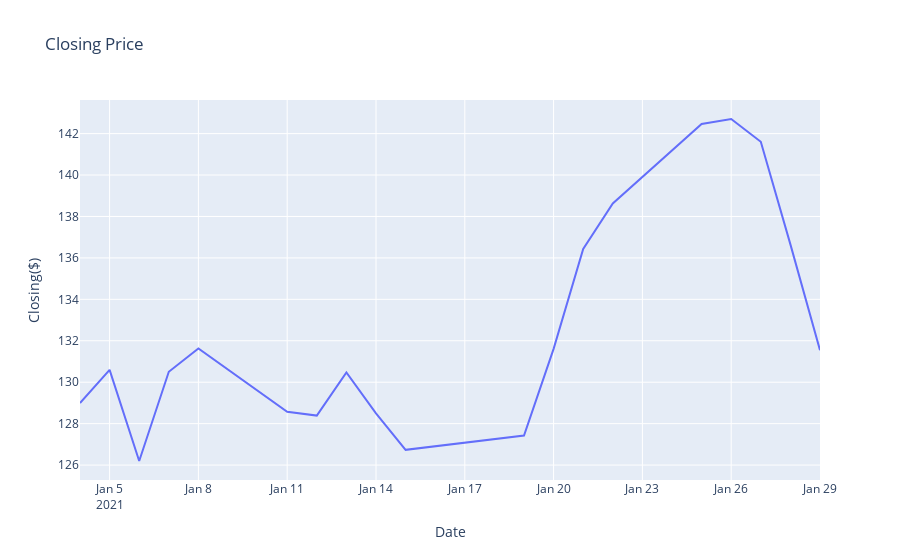

The notebook cell this image was saved under:
### Code cell
fig = px.line(df_filtered, x="date", y="5. adjusted close",
              labels = {"date": "Date",
                        "5. adjusted close": "Adjusted Closing ($)"},
              title='Closing Price')
fig.show()

### Figure 1 — Plotly figure (JSON) as saved in the notebook; plotly's stock layout.template omitted (floating-point values rounded to 4 significant figures)
{"data": [{"hovertemplate": "Date=%{x}<br>Closing($)=%{y}<extra></extra>", "legendgroup": "", "line": {"color": "#636efa", "dash": "solid"}, "mode": "lines", "name": "", "orientation": "v", "showlegend": false, "type": "scatter", "x": ["2021-01-29T00:00:00", "2021-01-28T00:00:00", "2021-01-27T00:00:00", "2021-01-26T00:00:00", "2021-01-25T00:00:00", "2021-01-22T00:00:00", "2021-01-21T00:00:00", "2021-01-20T00:00:00", "2021-01-19T00:00:00", "2021-01-15T00:00:00", "2021-01-14T00:00:00", "2021-01-13T00:00:00", "2021-01-12T00:00:00", "2021-01-11T00:00:00", "2021-01-08T00:00:00", "2021-01-07T00:00:00", "2021-01-06T00:00:00", "2021-01-05T00:00:00", "2021-01-04T00:00:00"], "xaxis": "x", "y": [131.5, 136.7, 141.6, 142.7, 142.5, 138.6, 136.4, 131.6, 127.4, 126.7, 128.5, 130.5, 128.4, 128.6, 131.6, 130.5, 126.2, 130.6, 129.0], "yaxis": "y"}], "layout": {"legend": {"tracegroupgap": 0}, "title": {"text": "Closing Price"}, "xaxis": {"anchor": "y", "domain": [0, 1], "title": {"text": "Date"}}, "yaxis": {"anchor": "x", "domain": [0, 1], "title": {"text": "Closing($)"}}}}
